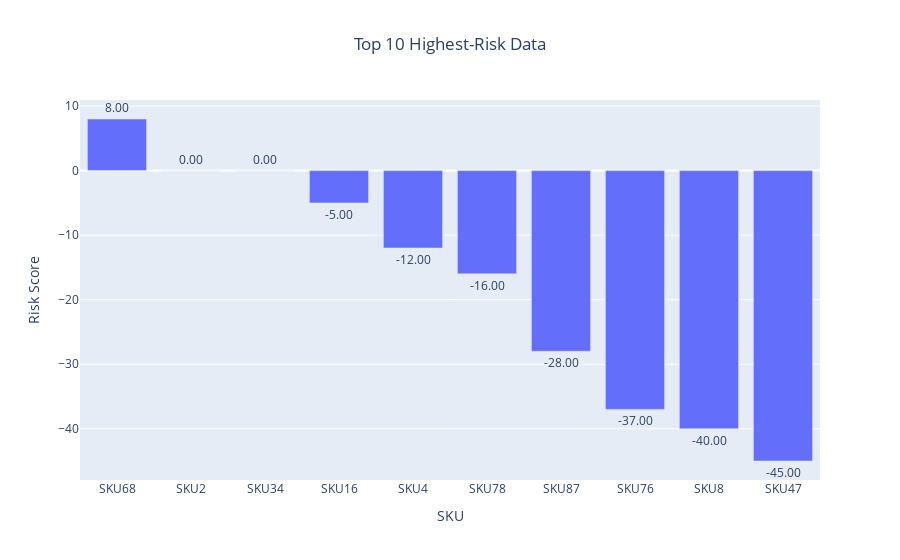

Here is the notebook cell this chart was saved with:
### Code cell
risk_data = risk_data.sort_values(by='Risk score', ascending=False)[:10]


fig = px.bar(risk_data, x='SKU', y='Risk score', title='Top 10 Highest-Risk Data',
             labels={'Risk score': 'Risk Score', 'SKU': 'SKU'},
             text='Risk score')


fig.update_traces(texttemplate='%{text:.2f}', textposition='outside')
fig.update_layout(xaxis_title='SKU', yaxis_title='Risk Score', title_x=0.5)


fig.show()

### Figure 1 — Plotly figure (JSON) as saved in the notebook; plotly's stock layout.template omitted (floating-point values rounded to 4 significant figures)
{"data": [{"alignmentgroup": "True", "hovertemplate": "SKU=%{x}<br>Risk Score=%{text}<extra></extra>", "legendgroup": "", "marker": {"color": "#636efa", "pattern": {"shape": ""}}, "name": "", "offsetgroup": "", "orientation": "v", "showlegend": false, "text": [8, 0, 0, -5, -12, -16, -28, -37, -40, -45], "textposition": "outside", "texttemplate": "%{text:.2f}", "type": "bar", "x": ["SKU68", "SKU2", "SKU34", "SKU16", "SKU4", "SKU78", "SKU87", "SKU76", "SKU8", "SKU47"], "xaxis": "x", "y": [8, 0, 0, -5, -12, -16, -28, -37, -40, -45], "yaxis": "y"}], "layout": {"barmode": "relative", "legend": {"tracegroupgap": 0}, "title": {"text": "Top 10 Highest-Risk Data", "x": 0.5}, "xaxis": {"anchor": "y", "domain": [0, 1], "title": {"text": "SKU"}}, "yaxis": {"anchor": "x", "domain": [0, 1], "title": {"text": "Risk Score"}}}}
